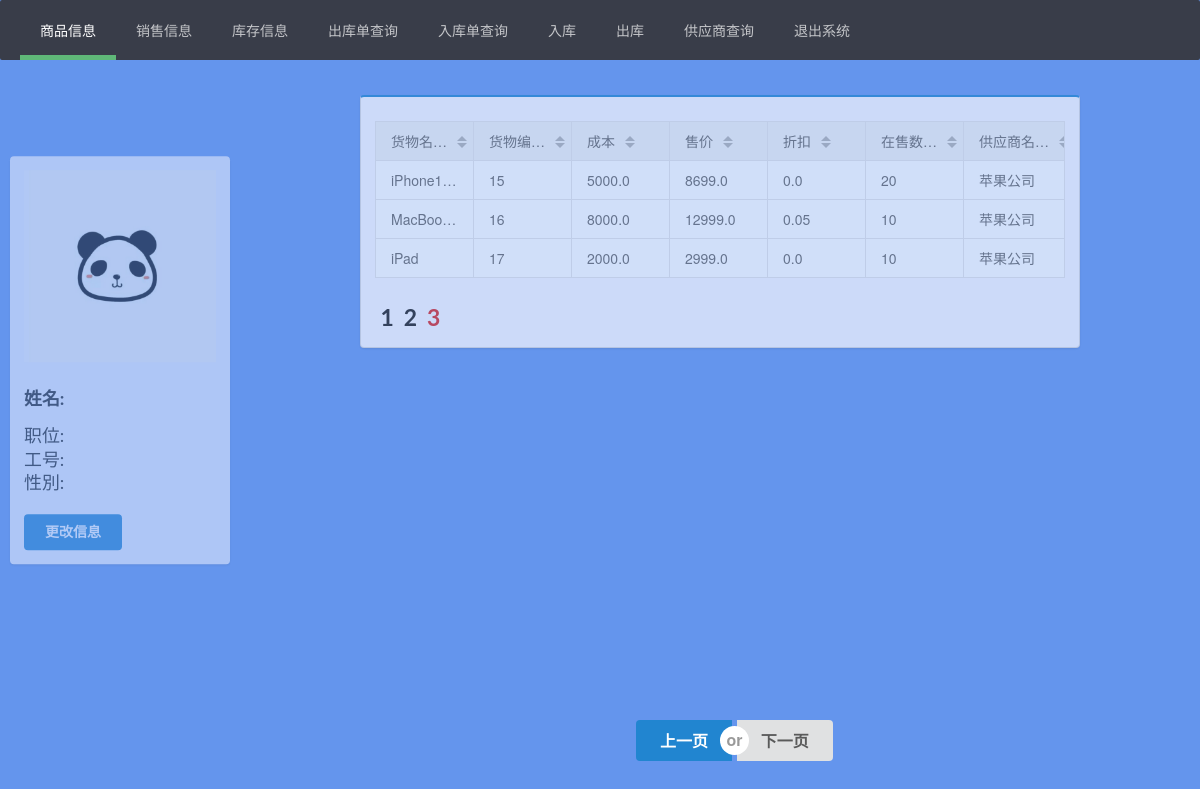
The page /infomanage/?query=goods&page=3 (signed in) on the database its author committed.
### app/models.py (models this page shows, shortened)
class Goods(models.Model):
    goods_sup = models.ForeignKey(to=Supplier, null=True, verbose_name='供应商名称', on_delete=models.CASCADE)
    goodsID = models.IntegerField(primary_key=True, verbose_name='货物编号:', null=False, blank=False,default= 200000)
    goods_name = models.CharField(verbose_name='货物名称:', null=False, blank=False, max_length=20, default='请输入货物名称')
    goods_price =  models.FloatField(verbose_name='货物成本:', null=False, blank=False, default= 0)
    goods_sprice = models.FloatField(verbose_name='货物售价:', null=False, blank=False, default= 0)
    goods_discount = models.FloatField (verbose_name='折扣:', null=False, blank=False, default=0.0)
    goods_amount = models.IntegerField(verbose_name='在售数量:', null=False, blank=False, default= 0)
    update_date = models.DateTimeField(verbose_name= '更新日期:', null=True,blank=False)
    class Meta:
        verbose_name = verbose_name_plural = "商品信息管理"

class Supplier(models.Model):
    supID = models.IntegerField(verbose_name='供应商编号:', null=True, blank=False)
    sup_name = models.CharField(verbose_name='供应商名称:', null=False, blank=False, max_length=20, default='请输入供应商名称')
    sup_tel = models.IntegerField(verbose_name='供应商电话:', null=True, blank=False,default=0)
    def __str__(self):
        return self.sup_name
    class Meta:
        verbose_name = verbose_name_plural = "供应商管理"

### app/views.py (the view, shortened to what this page needs)
# urls.py: path('infomanage/',infomanage, name= 'infomanage' ),
def infomanage(request):
    user = request.user
    print(request.user)
    if not user.is_authenticated:
        return redirect(to='login')
    print(user.is_staff)
    context = {}
    query = None
    flag = None
    if request.method == 'GET':
        page = request.GET.get('page')
        if request.GET.get('query'):
            query = request.GET.get('query')
            print(query)
        print('--get query--')
        print(query)
        if not query:
            query = 'goods'
        if query == 'supplier':
            context['sup_inver'] = 'layui-this'
            context['name'] = query
            each_object = Supplier.objects.all()
            if not each_object:
                messages.add_message(request, messages.ERROR, '无此类数据记录')
            print(each_object)
            paginator = Paginator(each_object,7)
            try:
                contacts = paginator.page(page)
            except PageNotAnInteger:
                contacts = paginator.page(1)
            except EmptyPage:
                contacts = paginator.page(Paginator.num_pages)
            context['each_object'] = contacts
        elif query == 'goods':
            context['goods_inver'] = 'layui-this'
            context['name'] = 'goods'
            each_object = Goods.objects.all()
            if not each_object:
                messages.add_message(request, messages.ERROR, '无此类数据记录')
            paginator = Paginator(each_object, 7)
            try:
                contacts = paginator.page(page)
            except PageNotAnInteger:
                contacts = paginator.page(1)
            except EmptyPage:
                contacts = paginator.page(Paginator.num_pages)
            context['each_object'] = contacts
        return render(request, 'infomanage.html', context= context)

### app/templates/infomanage.html (shortened to what this page needs)
<!DOCTYPE html>
{% load static %}
<html lang="en">
<head>
    <link rel="stylesheet" href="{% static 'css/semantic.css' %}" media="screen" title="no title" charset="utf-8">
    <link rel="stylesheet" href="/static/layui/css/layui.css">
</head>
<body style="background-color: cornflowerblue">
<ul class="layui-nav" lay-filter="">
    <li class="layui-nav-item {{ goods_inver }}">
        <a href="?query=goods" methods="get">商品信息</a>
    </li>
    <li class="layui-nav-item {{ sellout_inver }}">
        <a href="?query=sellout" methods="get">销售信息</a>
    </li>
    <li class="layui-nav-item {{ storage_inver }}">
        <a href="?query=storage" methods="get">库存信息</a>
    </li>
    <li class="layui-nav-item {{ stockout_inver }}">
        <a href="?query=stockout">出库单查询</a>
    </li>
    <li class="layui-nav-item {{ wavehouse_inver }}">
        <a href="?query=wavehousing">入库单查询</a>
    </li>
    <li class="layui-nav-item {{ store_inver }}">
        <a href="javascript:instore()" methods="post">入库</a>
    </li>
    <li class="layui-nav-item {{ store_inver }}">
        <a href="javascript:outstore()" methods="post">出库</a>
    </li>
    <li class="layui-nav-item {{ sup_inver }}">
        <a href="?query=supplier">供应商查询</a>
    <li class="layui-nav-item">
        <a href="/logout/" >退出系统</a>
    </li>
    </li>
</ul>
<div class="ui contain">
    <div class="ui segment" style=" min-height: 400px;
                    opacity: 0.5;
                    background-color: ghostwhite;
                    width: 220px !important;
                    border:rgba(255, 0, 0, 0);
                    position: absolute;
                    left: 10%;
                    top:45%;
                    transform: translate(-50%,-50%);">
        <div class="ui image">
            <img src="/static/images/tx.jpeg"  class="ui massive user icon">
            <h3 class="ui center header">
                姓名:&nbsp&nbsp&nbsp {{ request.user.userinfo.name }}
            </h3>
            <h3 class="ui center">
                职位:&nbsp&nbsp&nbsp{{ request.user.userinfo.job }}
            </h3>
            <h3 class="ui center">
                工号:&nbsp&nbsp&nbsp{{ request.user.userinfo.job_num }}
            </h3>
            <h3 class="ui center">
                    性別:&nbsp&nbsp&nbsp{{request.user.userinfo.sex}}
            </h3>
            <br>
            <a href="javascript:infochange()" class="ui center blue button">更改信息</a>
        </div>
    </div>
    <div class="ui blue segment"
         style="background-color: ghostwhite; opacity: 0.7; width: 60%;margin-top: 2.5em;left: 30%">
        {% if name == 'goods' %}
            <table class="ui blue table" lay-filter="demo">
                {% for good in each_object %}
                    <tbody>
                    <tr>
                        <td>{{ good.goods_name }}</td>
                        <td>{{ good.goodsID }}</td>
                        <td>{{ good.goods_price }}</td>
                        <td>{{ good.goods_sprice }}</td>
                        <td>{{ good.goods_discount }}</td>
                        <td>{{ good.goods_amount }}</td>
                        <td>{{ good.goods_sup }}</td>
                    </tr>
                    </tbody>
                {% endfor %}
            </table>
        {% endif %}
        <div class="ui header">
            {% for pg in each_object.paginator.page_range %}
                {% if each_object.number == pg %}
                    <a class="ui active red header" href="?query={{ name }}&page={{ pg }}">&nbsp;{{ pg }}</a>
                {% else %}
                    <a class="ui header" href="?query={{ name }}&page={{ pg }}">&nbsp;{{ pg }}</a>
                {% endif %}
            {% endfor %}
        </div>
    </div>
    <div class="ui large buttons" style="position: absolute;top: 90%;left: 53%">
        {% if each_object.has_previous %}
            <a href="?query={{ name }}&page={{ each_object.previous_page_number }}" class="ui blue button">上一页</a>
        {% else %}
            <a class="ui button">上一页</a>
        {% endif %}
        <div class=" ui or"></div>
        {% if each_object.has_next %}
            <a href="?query={{ name }}&page={{ each_object.next_page_number }}" class="ui blue button active">下一页</a>
        {% else %}
            <a class="ui button">下一页</a>
        {% endif %}
    </div>
</div>
</body>
</html>

### app/static/layui/css/layui.css (style rules this page uses)
.layui-inline,img { display:inline-block;vertical-align:middle }
h1,h2,h3,h4,h5,h6 { font-weight:400 }
.layui-btn,.layui-edge,.layui-inline,img { vertical-align:middle }
blockquote,body,button,dd,div,dl,dt,form,h1,h2,h3,h4,h5,h6,input,li,ol,p,pre,td,textarea,th,ul { margin:0;padding:0;-webkit-tap-highlight-color:rgba(0,0,0,0) }
img { border:none }
li { list-style:none }
table { border-collapse:collapse;border-spacing:0 }
body { line-height:24px;font:14px Helvetica Neue,Helvetica,PingFang SC,Tahoma,Arial,sans-serif }
a { color:#333;text-decoration:none }
.layui-nav { position:relative;padding:0 20px;background-color:#393D49;color:#fff;border-radius:2px;font-size:0;box-sizing:border-box }
.layui-nav * { font-size:14px }
.layui-nav .layui-nav-item { position:relative;display:inline-block;*display:inline;*zoom:1;vertical-align:middle;line-height:60px }
.layui-nav .layui-nav-item a { display:block;padding:0 20px;color:#fff;color:rgba(255,255,255,.7);transition:all .3s;-webkit-transition:all .3s }
.layui-nav .layui-this:after,.layui-nav-bar,.layui-nav-tree .layui-nav-itemed:after { position:absolute;left:0;top:0;width:0;height:5px;background-color:#5FB878;transition:all .2s;-webkit-transition:all .2s }
.layui-nav .layui-nav-item a:hover,.layui-nav .layui-this a { color:#fff }
.layui-nav .layui-this:after { content:'';top:auto;bottom:0;width:100% }

### rows shown on the page
Goods: goods_name "iPhone1…", goodsID "15", goods_price "5000.0", goods_sprice "8699.0", goods_discount "0.0", goods_amount "20", goods_sup "苹果公司"
Goods: goods_name "MacBoo…", goodsID "16", goods_price "8000.0", goods_sprice "12999.0", goods_discount "0.05", goods_amount "10", goods_sup "苹果公司"
Goods: goods_name "iPad", goodsID "17", goods_price "2000.0", goods_sprice "2999.0", goods_discount "0.0", goods_amount "10", goods_sup "苹果公司"

### other values the page prints
{{ pg }} "1" "2"
{{ pg }} "3"
